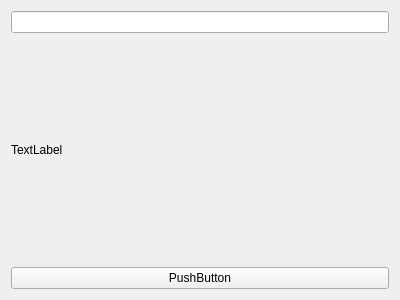
<?xml version="1.0" encoding="UTF-8"?>
<ui version="4.0">
 <class>Form</class>
 <widget class="QWidget" name="Form">
  <property name="geometry">
   <rect>
    <x>0</x>
    <y>0</y>
    <width>400</width>
    <height>300</height>
   </rect>
  </property>
  <property name="windowTitle">
   <string>Form</string>
  </property>
  <layout class="QHBoxLayout" name="horizontalLayout">
   <item>
    <layout class="QVBoxLayout" name="verticalLayout">
     <item>
      <widget class="QLineEdit" name="lineEdit"/>
     </item>
     <item>
      <widget class="QLabel" name="label">
       <property name="text">
        <string>TextLabel</string>
       </property>
      </widget>
     </item>
     <item>
      <widget class="QPushButton" name="pushButton">
       <property name="text">
        <string>PushButton</string>
       </property>
      </widget>
     </item>
    </layout>
   </item>
  </layout>
 </widget>
 <resources/>
 <connections/>
</ui>
